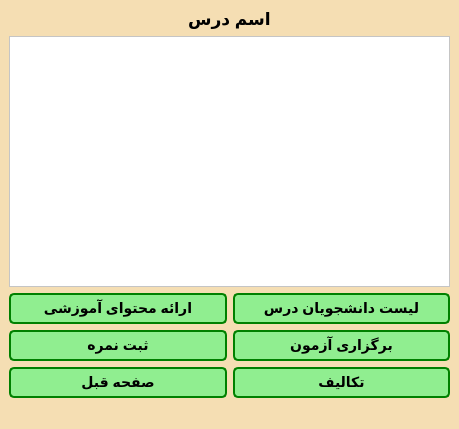
<?xml version="1.0" encoding="UTF-8"?>
<ui version="4.0">
 <class>lesson_page</class>
 <widget class="QMainWindow" name="lesson_page">
  <property name="geometry">
   <rect>
    <x>0</x>
    <y>0</y>
    <width>459</width>
    <height>429</height>
   </rect>
  </property>
  <property name="windowTitle">
   <string>صفحه درس</string>
  </property>
  <property name="styleSheet">
   <string notr="true">background-color: #F5DEB3; /* کرم کمی تیره‌تر */
</string>
  </property>
  <widget class="QWidget" name="centralwidget">
   <layout class="QGridLayout" name="gridLayout">
    <item row="0" column="0">
     <layout class="QVBoxLayout" name="verticalLayout">
      <item>
       <widget class="QLabel" name="label">
        <property name="font">
         <font>
          <pointsize>13</pointsize>
          <bold>true</bold>
         </font>
        </property>
        <property name="text">
         <string>                                      اسم درس </string>
        </property>
       </widget>
      </item>
     </layout>
    </item>
    <item row="1" column="0">
     <widget class="QListWidget" name="listWidget">
      <property name="styleSheet">
       <string notr="true">QListWidget {
    background-color: white; /* پس‌زمینه سفید */
}
</string>
      </property>
     </widget>
    </item>
    <item row="2" column="0">
     <layout class="QHBoxLayout" name="horizontalLayout">
      <item>
       <widget class="QPushButton" name="pushButton_2">
        <property name="font">
         <font>
          <pointsize>-1</pointsize>
          <bold>true</bold>
         </font>
        </property>
        <property name="cursor">
         <cursorShape>PointingHandCursor</cursorShape>
        </property>
        <property name="styleSheet">
         <string notr="true">QPushButton {
    background-color: #90EE90;
    border: 2px solid #008000;
    border-radius: 5px;
    padding: 5px;
    font-size: 14px;
}
QPushButton:hover {
    background-color: #32CD32;
    border: 2px solid #006400;
}
</string>
        </property>
        <property name="text">
         <string>ارائه محتوای آموزشی</string>
        </property>
       </widget>
      </item>
      <item>
       <widget class="QPushButton" name="pushButton">
        <property name="font">
         <font>
          <pointsize>-1</pointsize>
          <bold>true</bold>
         </font>
        </property>
        <property name="cursor">
         <cursorShape>PointingHandCursor</cursorShape>
        </property>
        <property name="styleSheet">
         <string notr="true">QPushButton {
    background-color: #90EE90;
    border: 2px solid #008000;
    border-radius: 5px;
    padding: 5px;
    font-size: 14px;
}
QPushButton:hover {
    background-color: #32CD32;
    border: 2px solid #006400;
}
</string>
        </property>
        <property name="text">
         <string>لیست دانشجویان درس</string>
        </property>
       </widget>
      </item>
     </layout>
    </item>
    <item row="3" column="0">
     <layout class="QHBoxLayout" name="horizontalLayout_2">
      <item>
       <widget class="QPushButton" name="pushButton_4">
        <property name="font">
         <font>
          <pointsize>-1</pointsize>
          <bold>true</bold>
         </font>
        </property>
        <property name="cursor">
         <cursorShape>PointingHandCursor</cursorShape>
        </property>
        <property name="styleSheet">
         <string notr="true">QPushButton {
    background-color: #90EE90;
    border: 2px solid #008000;
    border-radius: 5px;
    padding: 5px;
    font-size: 14px;
}
QPushButton:hover {
    background-color: #32CD32;
    border: 2px solid #006400;
}
</string>
        </property>
        <property name="text">
         <string>ثبت نمره</string>
        </property>
       </widget>
      </item>
      <item>
       <widget class="QPushButton" name="pushButton_3">
        <property name="font">
         <font>
          <pointsize>-1</pointsize>
          <bold>true</bold>
         </font>
        </property>
        <property name="cursor">
         <cursorShape>PointingHandCursor</cursorShape>
        </property>
        <property name="styleSheet">
         <string notr="true">QPushButton {
    background-color: #90EE90;
    border: 2px solid #008000;
    border-radius: 5px;
    padding: 5px;
    font-size: 14px;
}
QPushButton:hover {
    background-color: #32CD32;
    border: 2px solid #006400;
}
</string>
        </property>
        <property name="text">
         <string>برگزاری آزمون</string>
        </property>
       </widget>
      </item>
     </layout>
    </item>
    <item row="4" column="0">
     <layout class="QHBoxLayout" name="horizontalLayout_3">
      <item>
       <widget class="QPushButton" name="pushButton_6">
        <property name="font">
         <font>
          <pointsize>-1</pointsize>
          <bold>true</bold>
         </font>
        </property>
        <property name="cursor">
         <cursorShape>PointingHandCursor</cursorShape>
        </property>
        <property name="styleSheet">
         <string notr="true">QPushButton {
    background-color: #90EE90;
    border: 2px solid #008000;
    border-radius: 5px;
    padding: 5px;
    font-size: 14px;
}
QPushButton:hover {
    background-color: #32CD32;
    border: 2px solid #006400;
}
</string>
        </property>
        <property name="text">
         <string>صفحه قبل</string>
        </property>
       </widget>
      </item>
      <item>
       <widget class="QPushButton" name="pushButton_5">
        <property name="font">
         <font>
          <pointsize>-1</pointsize>
          <bold>true</bold>
         </font>
        </property>
        <property name="cursor">
         <cursorShape>PointingHandCursor</cursorShape>
        </property>
        <property name="styleSheet">
         <string notr="true">QPushButton {
    background-color: #90EE90;
    border: 2px solid #008000;
    border-radius: 5px;
    padding: 5px;
    font-size: 14px;
}
QPushButton:hover {
    background-color: #32CD32;
    border: 2px solid #006400;
}
</string>
        </property>
        <property name="text">
         <string>تکالیف</string>
        </property>
       </widget>
      </item>
     </layout>
    </item>
   </layout>
  </widget>
  <widget class="QMenuBar" name="menubar">
   <property name="geometry">
    <rect>
     <x>0</x>
     <y>0</y>
     <width>459</width>
     <height>21</height>
    </rect>
   </property>
  </widget>
  <widget class="QStatusBar" name="statusbar"/>
 </widget>
 <resources/>
 <connections/>
</ui>
